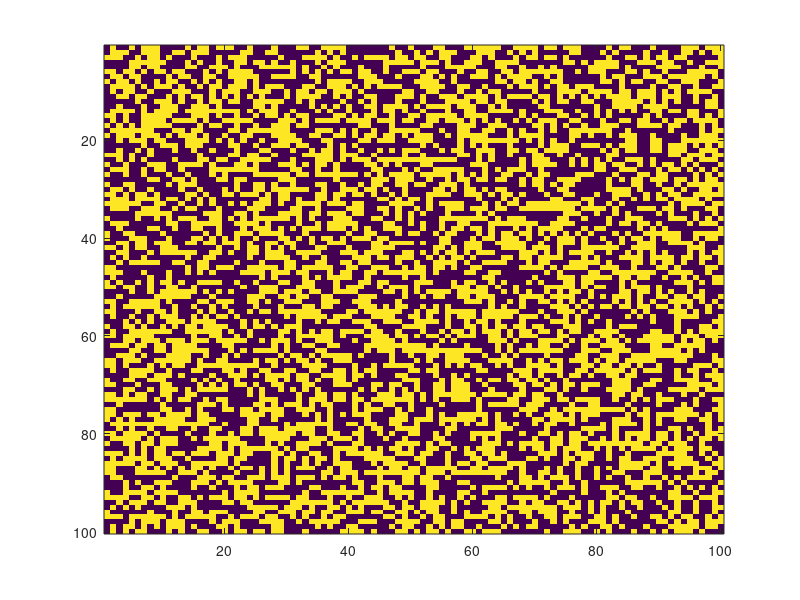

Source code (MATLAB): (Note: this script raises an error after producing the figure.)
function [] = color_game_of_life()
current_gen = randi([0,1],100);
imagesc(current_gen); %creates an initial generation matrix of random 0’s and 1’s

while true
    [new_gen] = check_neighbors(current_gen);
    current_gen = new_gen;
end

end
